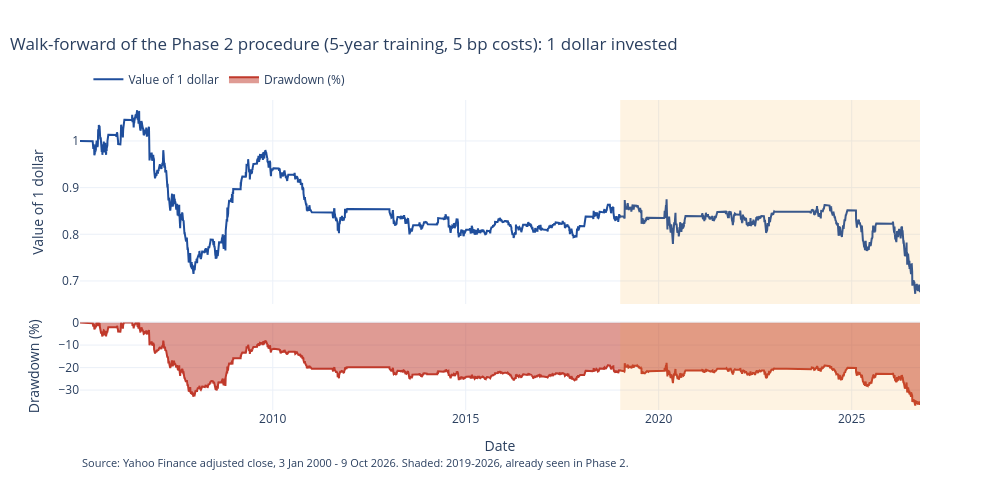

The notebook cell saved with this chart:
### Code cell
fig = equity_figure(
    wf["ret"],
    "Walk-forward of the Phase 2 procedure (5-year training, 5 bp costs): 1 dollar invested",
    "Source: Yahoo Finance adjusted close, 3 Jan 2000 - 9 Oct 2026."
    " Shaded: 2019-2026, already seen in Phase 2.",
    oos_start,
)
save_figure(fig, "07_walkforward_equity", figures_dir)
fig.show()
wf_years.assign(ret=100 * wf_years["ret"]).round(
    3
).T  # chosen β, cell, Sharpe and return (%) of each test year

### Figure 1 — Plotly figure (JSON) as saved in the notebook; plotly's stock layout.template omitted (floating-point values rounded to 4 significant figures; data arrays with more than 128 entries replaced by an {"elided": "..."} marker saying what was removed)
{"data": [{"line": {"color": "#1f4e9c"}, "name": "Value of 1 dollar", "type": "scatter", "x": {"elided": "5477 str values"}, "xaxis": "x", "y": {"elided": "5477 float values"}, "yaxis": "y"}, {"fill": "tozeroy", "line": {"color": "#c0392b"}, "name": "Drawdown (%)", "type": "scatter", "x": {"elided": "5477 str values"}, "xaxis": "x2", "y": {"elided": "5477 float values"}, "yaxis": "y2"}], "layout": {"annotations": [{"font": {"size": 11}, "showarrow": false, "text": "Source: Yahoo Finance adjusted close, 3 Jan 2000 - 9 Oct 2026. Shaded: 2019-2026, already seen in Phase 2.", "x": 0, "xref": "paper", "y": -0.2, "yref": "paper"}], "height": 500, "legend": {"orientation": "h", "x": 0.01, "y": 1.02, "yanchor": "bottom"}, "margin": {"b": 90}, "shapes": [{"fillcolor": "#f39c12", "line": {"width": 0}, "opacity": 0.12, "type": "rect", "x0": "2019-01-02T00:00:00", "x1": "2026-10-09T00:00:00", "xref": "x", "y0": 0, "y1": 1, "yref": "y domain"}, {"fillcolor": "#f39c12", "line": {"width": 0}, "opacity": 0.12, "type": "rect", "x0": "2019-01-02T00:00:00", "x1": "2026-10-09T00:00:00", "xref": "x2", "y0": 0, "y1": 1, "yref": "y2 domain"}], "title": {"text": "Walk-forward of the Phase 2 procedure (5-year training, 5 bp costs): 1 dollar invested", "x": 0.01}, "width": 1000, "xaxis": {"anchor": "y", "domain": [0.0, 1.0], "matches": "x2", "showticklabels": false, "title": {"text": ""}}, "xaxis2": {"anchor": "y2", "domain": [0.0, 1.0], "title": {"text": "Date"}}, "yaxis": {"anchor": "x", "domain": [0.342, 1.0], "title": {"text": "Value of 1 dollar"}}, "yaxis2": {"anchor": "x2", "domain": [0.0, 0.282], "title": {"text": "Drawdown (%)"}}}}
